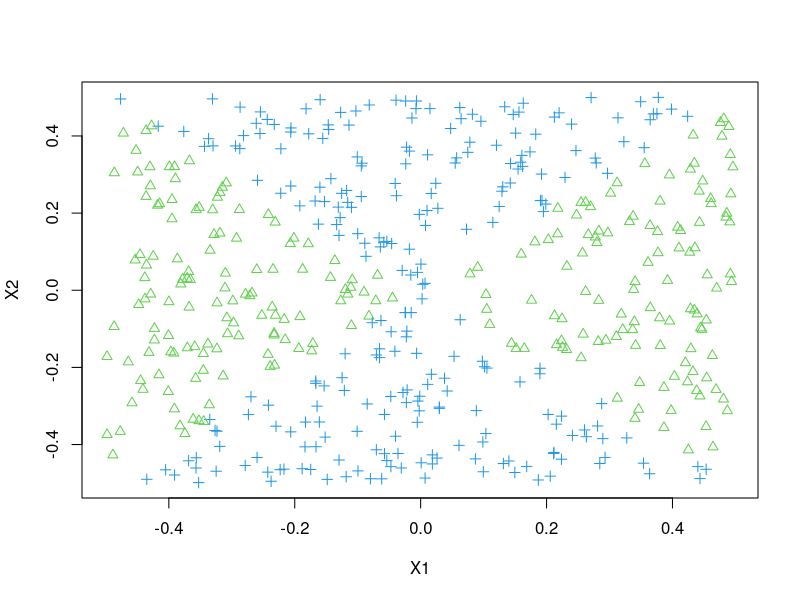
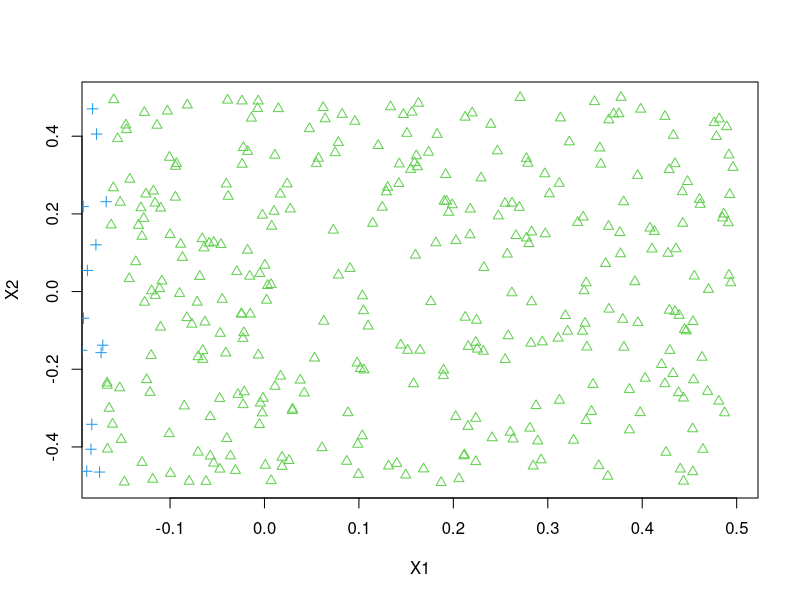
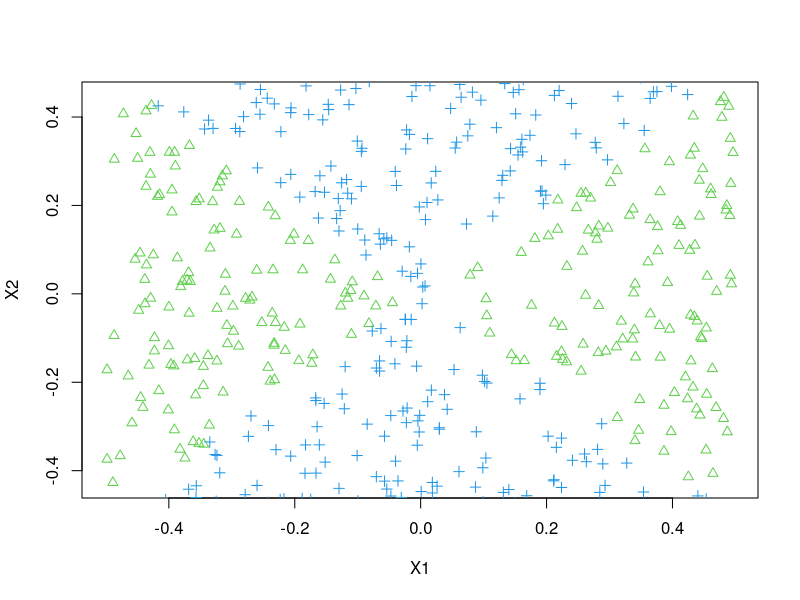
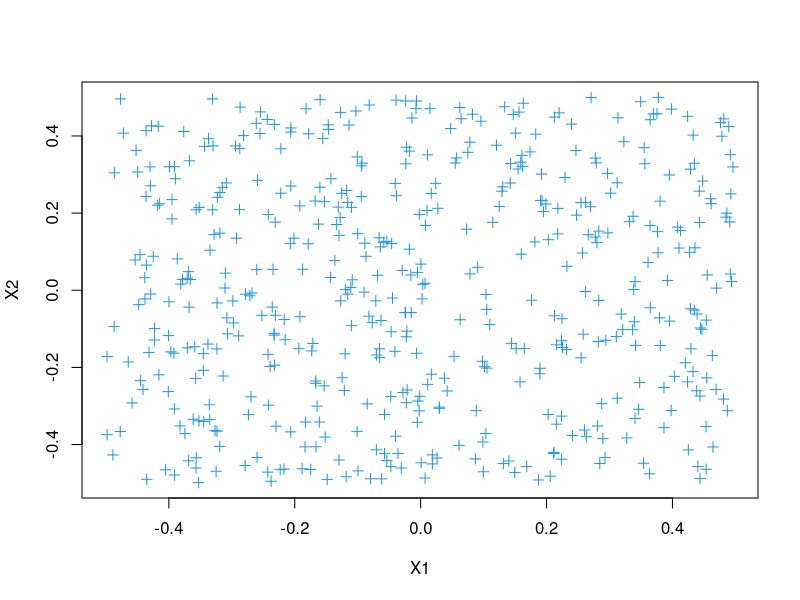
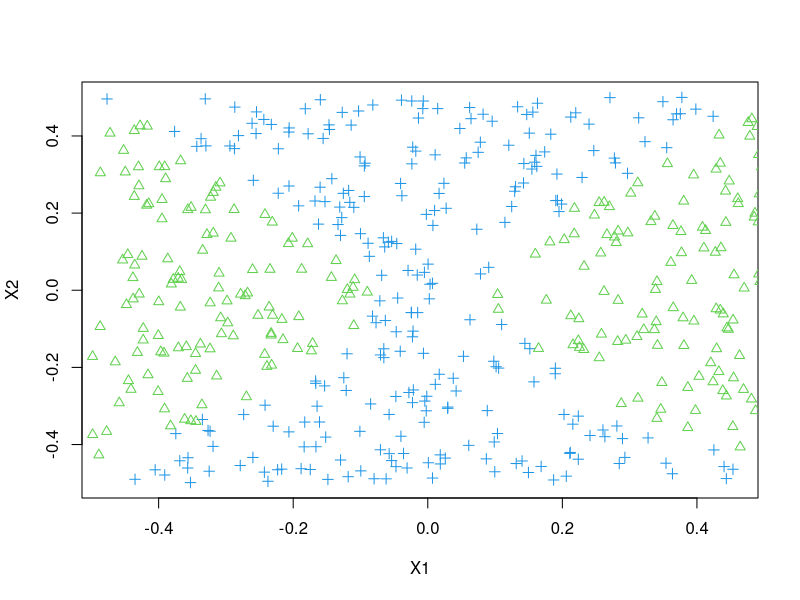

These figures' R source, in order:
## Exercise 9.7.5
## Jyotsna Nakte
## Summer 2019

# We have seen that we can fit an SVM with a non-linear kernel in order to perform classification using 
# a non-linear decision boundary. We will now see that we can also obtain a non-linear decision boundary 
# by performing logistic regression using non-linear transformations of the features.

# (a) Generate a data set with n = 500 and p = 2, such that the observations belong to two classes with 
#     a quadratic decision boundary between them. For instance, you can do this as follows:

set.seed(1)
x1 <- runif(500) - 0.5
x2 <- runif(500) - 0.5
y <- 1 * (x1^2 - x2^2 > 0)


# (b) Plot the observations, colored according to their class labels. Your plot should display X1 on the x-axis, 
#     and X2 on the y- axis.

plot(x1, x2, xlab = "X1", ylab = "X2", col = (4 - y), pch = (3 - y))

## ![Quadratic decision boundary colored according to their class labels ](viiia.pdf)

##  The plot generated above the value of y=0 class 0 it displays blue color and for value of y=1 class 1 
##  it displays with color is green. 

# (c) Fit a logistic regression model to the data, using X1 and X2 as predictors.

logisregfit <- glm(y ~ x1 + x2, family = "binomial")
summary(logisregfit)

##  Predictors show relatively large p-values which indicate that the variables are not statistically significant.

# (d) Apply this model to the training data in order to obtain a predicted class label for each training observation. 
#     Plot the observations, colored according to the predicted class labels. The decision boundary should be linear.

data <- data.frame(x1 = x1, x2 = x2, y = y)
probabilties <- predict(logisregfit, data, type = "response")
predictions <- rep(0, 500)
predictions[probabilties > 0.47] <- 1
plot(data[predictions == 1, ]$x1, data[predictions == 1, ]$x2, col = (4 - 1), pch = (3 - 1), xlab = "X1", ylab = "X2")
points(data[predictions == 0, ]$x1, data[predictions == 0, ]$x2, col = (4 - 0), pch = (3 - 0))

## ![observations of logistic regression applied to training model using linear function](viiib.pdf)

##  The prediction used the probability threshold of 0.47 put all the points to be classified to a single class,
##  Therefore no decision boundary detected.
##  The probability threshold of 0.47 gives us a linear decision boundary.

# (e) Now fit a logistic regression model to the data using non-linear functions of X1 and X2 as predictors 
#     (e.g. X12, X1 ×X2, log(X2), and so forth).

logitregnlfit <- glm(y ~ poly(x1, 2) + poly(x2, 2) + I(x1 * x2), family = "binomial")
summary(logitregnlfit)

##  As you can observe p-value of the predictors is relatively large which indicate the predictor are not statistically
##  significant to predict y. 

# (f) Apply this model to the training data in order to obtain a predicted class label for each training 
#     observation. Plot the observations, colored according to the predicted class labels. The decision boundary 
#     should be obviously non-linear. If it is not, then repeat (a)-(e) until you come up with an example in which the 
#     predicted class labels are obviously non-linear.

probabilties <- predict(logitregnlfit, data, type = "response")
predictions <- rep(0, 500)
predictions[probabilties > 0.47] <- 1
plot(data[predictions == 1, ]$x1, data[predictions == 1, ]$x2, col = (4 - 1), pch = (3 - 1), xlab = "X1", ylab = "X2")
points(data[predictions == 0, ]$x1, data[predictions == 0, ]$x2, col = (4 - 0), pch = (3 - 0))

## ![[observations of logistic regression applied to training model using non-linear function](viiic.pdf)

##  The plot shows the non-linear decision boundary between two classes closely resembling the true decision boundary.

# (g) Fit a support vector classifier to the data with X1 and X2 as predictors. Obtain a class prediction for 
#     each training observation. Plot the observations, colored according to the predicted class labels.

library(e1071)

data$y <- as.factor(data$y)
svmfit <- svm(y ~ x1 + x2, data, kernel = "linear", cost = 0.01)
predictions <- predict(svmfit, data)
plot(data[predictions == 0, ]$x1, data[predictions == 0, ]$x2, col = (4 - 0), pch = (3 - 0), xlab = "X1", ylab = "X2")
points(data[predictions == 1, ]$x1, data[predictions == 1, ]$x2, col = (4 - 1), pch = (3 - 1))

## ![observation after fitting svm classifier to data using linear kernel](viiid.pdf)

##  The plot shows how linear kernel fails to classify data into two classes.
##  It fails to find non-linear decision boundary and classifies all points to a single class.

# (h) Fit a SVM using a non-linear kernel to the data. Obtain a class prediction for each training observation. 
#     Plot the observations, colored according to the predicted class labels.
data$y <- as.factor(data$y)
svmnlfit <- svm(y ~ x1 + x2, data, kernel = "radial", gamma = 1)
predictions<- predict(svmnlfit, data)
plot(data[predictions == 0, ]$x1, data[predictions == 0, ]$x2, col = (4 - 0), pch = (3 - 0), xlab = "X1", ylab = "X2")
points(data[predictions == 1, ]$x1, data[predictions == 1, ]$x2, col = (4 - 1), pch = (3 - 1))

## ![observation after fitting svm to training data using non-linear kernel](viiie.pdf)

##  The plot shows a non-linear decision boundary between two classes when SVM uses non-linear kernel.
##  It is similar to the true decision boundary.

# (i) Comment on your results.

##  The plot generated in ‘(c)’ and '(e)' show that none of the variables are statistically significant because of larger p value.
##  The plot generated in '(d)' we can see that the decision boundary is linear.
##  The plot generated in '(f)' and '(h)' we can observe that the non-linear decision boundary is very similar to the true decision 
##  boundary.The plot generated in '(g)' we can see that the svm classifier with low cost classifies all points to single class.

##  The above plots and analysis say that the support vector machine with non-linear kernel help us findnon-linear decision 
##  boundaries easily and logistic regression with interaction terms is useful in finding non-linear decision boundaries.
##  SVM classifier with linear kernel and logistic regression without interaction terms does not find non-linear decision boundaries. It 
##  becomes difficult more if the number of features increase.
##  Moreover, manual tuning is required to find the right interaction terms for logistic regression but for svm we need 
##  to tune gamma which is done easily using cross-validation.
